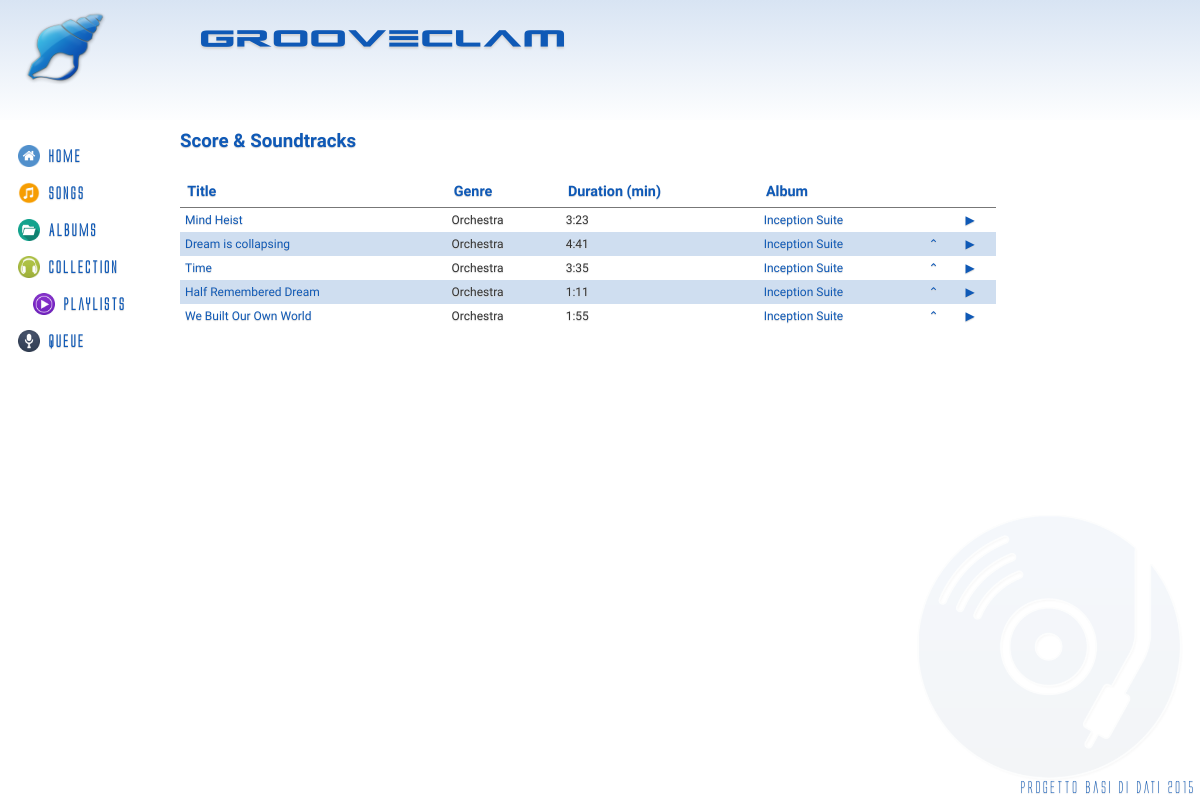
/?controller=playlist&action=show&id=1, run on the app's committed database.
### tables this page shows
CREATE TABLE IF NOT EXISTS `Playlist` (
	`IdPlaylist` INT(11) NOT NULL AUTO_INCREMENT,
	`IdUtente` INT(11) NOT NULL,
	`Nome` VARCHAR(40) NOT NULL,
    `Tipo` ENUM('Pubblica', 'Privata', 'Condivisa') DEFAULT 'Pubblica',
	PRIMARY KEY(`IdPlaylist`),
	FOREIGN KEY(`IdUtente`) REFERENCES Utenti(`IdUtente`) ON DELETE CASCADE ON UPDATE CASCADE
);

CREATE TABLE IF NOT EXISTS `Brani` (
	`IdBrano` INT(11) NOT NULL AUTO_INCREMENT,
	`IdAlbum` INT(11) NOT NULL,
	`Titolo` VARCHAR(200) NOT NULL,
	`Genere` VARCHAR(40) NOT NULL,
	`Durata` INT(11),
	PRIMARY KEY(`IdBrano`),
	FOREIGN KEY(`IdAlbum`) REFERENCES Album(`IdAlbum`) ON DELETE CASCADE ON UPDATE CASCADE
);

CREATE TABLE IF NOT EXISTS `Album` (
	`IdAlbum` INT(11) NOT NULL AUTO_INCREMENT,
	`Titolo` VARCHAR(200) NOT NULL,
	`Autore` VARCHAR(200) NOT NULL,
	`Info` VARCHAR(300) DEFAULT NULL,
    `NBrani` INT(11) NOT NULL,
	`Anno` YEAR DEFAULT NULL,
	`Live` BOOLEAN DEFAULT FALSE,
	`Locazione` VARCHAR(100) DEFAULT NULL,
    `PathCopertina` VARCHAR(100) NOT NULL DEFAULT "img/covers/nocover.jpg",
	PRIMARY KEY(`IdAlbum`)
);

### index.php (called while the page is built, shortened)
<?php
require_once('views/layout.php');
?>

### models/playlist.php (called while the page is built, shortened)
<?php
require_once('song.php');
class Playlist {
	private $id;
	private $name;
	private $songs;
	public function __construct($id, $name, $owner, $songs, $domain) {
		$this->id = $id;
		$this->name = $name;
		$this->songs = $songs;
	}
	public function id() {
		return $this->id;
	}
	public function name() {
		return $this->name;
	}
	public function songs() {
		return $this->songs;
	}
	public static function find($id) {
		$songlist = array();
		$song = 0;
		$db = Db::getInstance();
		$id = intval($id);
		$req = $db->prepare('SELECT pl.IdPlaylist, pl.Nome, pl.Tipo, p.Posizione, b.*, a.Autore, a.Titolo as AlbumTitle FROM Brani b INNER JOIN BraniPlaylist p ON(b.IdBrano = p.IdBrano) INNER JOIN Playlist pl ON(pl.IdPlaylist = p.IdPlaylist) INNER JOIN Album a ON(b.IdAlbum = a.IdAlbum) WHERE pl.IdPlaylist = :id ORDER BY p.Posizione');
		$req->execute(array('id' => $id));
		foreach($req->fetchAll() as $song) {
			$songlist[$song['Posizione']] = new Song($song['IdBrano'], $song['Titolo'], $song['Genere'], $song['Durata'], $song['Autore'], $song['IdAlbum'], $song['AlbumTitle']);
		}
		return new Playlist($song['IdPlaylist'], $song['Nome'], array(), $songlist, $song['Tipo']);
	}
}
?>

### models/song.php (called while the page is built, shortened)
<?php
class Song {
	private $id;
	private $title;
	private $genre;
	private $duration;
	private $idalbum;
	private $album;
	public function __construct($id, $title, $genre, $duration, $author, $idalbum, $album) {
		$this->id = $id;
		$this->title = $title;
		$this->genre = $genre;
		$this->duration = $duration;
		$this->idalbum = $idalbum;
		$this->album = $album;
	}
	public function id() {
		return $this->id;
	}
	public function title() {
		return $this->title;
	}
	public function genre() {
		return $this->genre;
	}
	public function duration() {
		return $this->duration;
	}
	public function idalbum() {
		return $this->idalbum;
	}
	public function	album() {
		return $this->album;
	}
}
?>

### views/playlist/show.php (the view)
<h3><?php echo $playlist->name(); ?></h3>
<table class="table">
<thead>
	<tr>
		<th>Title</th>
		<th>Genre</th>
		<th>Duration (min)</th>
		<th>Album</th>
        <th></th>
        <th></th>
	</tr>
</thead>
<tbody>
<?php foreach($playlist->songs() as $key => $song) { ?>
	<tr>
		<td><a href='?controller=songs&action=show&id=<?php echo $song->id(); ?>'><?php echo $song->title(); ?></a></td>
		<td><?php echo $song->genre(); ?></td>
		<td><?php echo floor($song->duration() / 60).":".($song->duration() % 60); ?></td>
		<td><a href='?controller=albums&action=show&id=<?php echo $song->idalbum(); ?>'><?php echo $song->album(); ?></a></td>
        <td>
            <?php if($key > 1) { ?>
                <a href="?controller=playlist&action=swap&a=<?php echo $key; ?>&b=<?php echo $key-1; ?>&id=<?php echo $playlist->id(); ?>">&#8963;</a>
            <?php } ?>
        </td>
        <td><a href="#" onclick="play('<?php echo $song->duration() . '\'',',\'' . addslashes($song->title()) . '\'',',\'' . $song->id(); ?>');">&#9654;</a></td>
	</tr>
<?php } ?>
</tbody>
</table>

### css/style.css (style rules this page uses)
* { margin: 0; }
html, body { font-family: Grumpy; height: 100%; }
body { background: #ffffff url('../img/cd_music_w.png') no-repeat bottom right; background-size: 25%; color: #333; text-shadow: 0px 1px 1px #d4d4d4; }
a { text-decoration: none; color: rgb(15, 89, 182); }
h1, h2, h3, h4, h5 { color: rgb(15, 89, 182); }
.content h3 { width:80%; }
.table { width:80%; border-collapse: collapse; margin: 1.5em 0em; }
.table th { border-bottom: 1px solid #777; text-align: left; padding: .5em; font-size: .9em; color: rgb(15, 89, 182); }
.table td { padding: 5px; font-size: .75em; }
.table tr:nth-child(2n+2) { background-color: rgba(15, 89, 182, .2); }

### data on the page
playlist: Nome "Score & Soundtracks"
brani: Titolo "Mind Heist", Genere "Orchestra", floor($song->duration()/60) "3", $song->duration()%60 "23", IdAlbum.Titolo "Inception Suite"
brani: Titolo "Dream is collapsing", Genere "Orchestra", floor($song->duration()/60) "4", $song->duration()%60 "41", IdAlbum.Titolo "Inception Suite"
brani: Titolo "Time", Genere "Orchestra", floor($song->duration()/60) "3", $song->duration()%60 "35", IdAlbum.Titolo "Inception Suite"
brani: Titolo "Half Remembered Dream", Genere "Orchestra", floor($song->duration()/60) "1", $song->duration()%60 "11", IdAlbum.Titolo "Inception Suite"
brani: Titolo "We Built Our Own World", Genere "Orchestra", floor($song->duration()/60) "1", $song->duration()%60 "55", IdAlbum.Titolo "Inception Suite"
